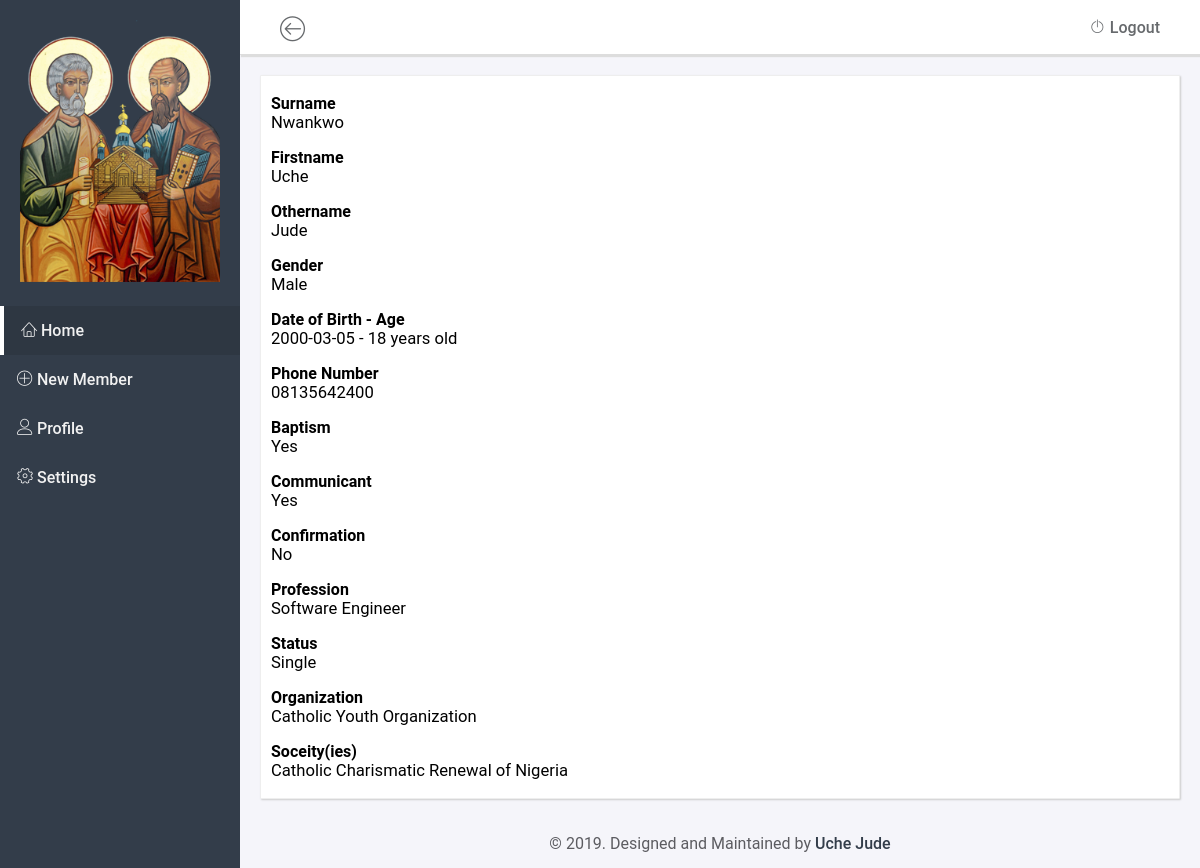
Page /family/view?id=256038 (signed in) on the committed database.
### tables this page shows
CREATE TABLE `members` (
  `id` int(11) UNSIGNED NOT NULL,
  `family` int(11) NOT NULL,
  `surname` varchar(225) NOT NULL,
  `first_name` varchar(225) NOT NULL,
  `other_name` varchar(225) NOT NULL,
  `gender` varchar(10) NOT NULL,
  `date_of_birth` varchar(50) NOT NULL,
  `age` varchar(4) NOT NULL,
  `phone_number` varchar(30) NOT NULL,
  `baptism` varchar(10) NOT NULL,
  `holy_eucharist` varchar(10) NOT NULL,
  `confirmation` varchar(10) NOT NULL,
  `profession` varchar(225) NOT NULL,
  `status` varchar(225) NOT NULL,
  `organization` varchar(225) NOT NULL,
  `soceities` varchar(1000) NOT NULL,
  `created_date` varchar(225) NOT NULL,
  `updated_date` varchar(225) NOT NULL
);

### family/view.php (the view, shortened to what this page needs)
<?php
    include_once("../src/database.php");
    include_once('templates/header.php');
?>
    <div class="container clear profile">
        <?php
            $uid = $_GET['id'];
            $getMember = $conn->query("SELECT * FROM members WHERE members.id='$uid'");
            foreach($getMember as $member) {
        ?>
            <div class="input-group">
                <label>Surname</label>
                <p><?= $member['surname']; ?></p>
            </div>
            <div class="input-group">
                <label>Firstname</label>
                <p><?= $member['first_name']; ?></p>
            </div>
            <div class="input-group">
                <label>Othername</label>
                <p><?= $member['other_name']; ?></p>
            </div>
            <div class="input-group">
                <label>Gender</label>
                <p><?= $member['gender']; ?></p>
            </div>
            <div class="input-group">
                <label>Date of Birth - Age</label>
                <p><?= $member['date_of_birth']; ?> - <?= $member['age']; ?> years old</p>
            </div>
            <div class="input-group">
                <label>Phone Number</label>
                <p>
                    <?php
                    if ($member['phone_number'] != null) {
                        echo $member['phone_number'];
                    } else {
                        echo "No Phone Number";
                    }
                    ?>
                </p>
            </div>
            <div class="input-group">
                <label>Baptism</label>
                <p><?= $member['baptism']; ?></p>
            </div>
            <div class="input-group">
                <label>Communicant</label>
                <p><?= $member['holy_eucharist']; ?></p>
            </div>
            <div class="input-group">
                <label>Confirmation</label>
                <p><?= $member['confirmation']; ?></p>
            </div>
            <div class="input-group">
                <label>Profession</label>
                <p><?= $member['profession']; ?></p>
            </div>
            <div class="input-group">
                <label>Status</label>
                <p><?= $member['status']; ?></p>
            </div>
            <div class="input-group">
                <label>Organization</label>
                <p><?= $member['organization']; ?></p>
            </div>
            <div class="input-group">
                <label>Soceity(ies)</label>
                <p>
                    <?php
                    if ($member['soceities'] != null) {
                        echo $member['soceities'];
                    } else {
                        echo "No Soceity";
                    }
                    ?>
                </p>
            </div>
            <?php
            }
        ?>
    </div>
<?php
    include_once('templates/footer.php');
?>

### family/templates/header.php (shortened to what this page needs)
<!DOCTYPE html>
<html lang="en">
<head>
    <link rel="stylesheet" href="assets/css/style.css">
    <link rel="stylesheet" href="../assets/css/font-awesome.min.css">
    <link rel="stylesheet" href="../assets/css/lnricons.css">
</head>
<body>
    <div class="body clear">
        <aside class="sidebar clear">
            <header class="clear">
                <a href="#">
                    <img class="logo" src="../assets/img/logo.png">
                </a>
            </header>
            <ul>
                <li class="active"><a href="index">
                    <span class="sideIcon"><i class="lnr lnr-home"></i></span>
                    <span class="sideText"> Home</span>
                </a></li>
                <li><a href="new">
                    <span class="sideIcon"><i class="lnr lnr-plus-circle"></i></span>
                    <span class="sideText"> New Member</span>
                </a></li>
                <li><a href="profile">
                    <span class="sideIcon"><i class="lnr lnr-user"></i></span>
                    <span class="sideText"> Profile</span>
                </a></li>
                <li><a href="settings">
                    <span class="sideIcon"><i class="lnr lnr-cog"></i></span>
                    <span class="sideText"> Settings</span>
                </a></li>
            </ul>
        </aside>
        <div class="page clear">
            <div class="pageContent clear">
                <div class="pageHeader clear">
                    <div class="left sideToggle">
                        <button class="canvasTrigger">
                            <i class="lnr lnr-arrow-left-circle"></i>
                        </button>
                    </div>
                    <div class="right logout">
                        <a href="?logout">
                            <span class="logIcon"><i class="lnr lnr-power-switch"></i></span>
                            <span class="logText">Logout</span>
                        </a>
                    </div>
                </div>
                    <div class="pageContainer">

### family/templates/footer.php (shortened to what this page needs)
            </div>
            <footer class="clear">
                <p class="copyright">
                    &copy; <?= date('Y'); ?>. Designed and Maintained by <a href="twitter.com/JudeTheGenius" target="_blank">Uche Jude</a>
                </p>
            </footer>
        </div>
    </div>
</div>
</body>
</html>

### family/assets/css/style.css (style rules this page uses)
:root { --primaryColor: #333D4A; }
* { padding: 0; margin: 0; font-family: 'roboto', sans-serif; box-sizing: border-box; outline: none; -webkit-font-smoothing: antiliased; z-index: 1; }
html, body { background: #f1f1f1; overflow: hidden; height: 100%; }
a { color: var(--primaryColor) !important; text-decoration: none; font-weight: 500; }
.clear::after { content: ""; display: block; clear: both; }
.left { float: left; }
.right { float: right; }
a { color: var(--primaryColor); text-decoration: none; }
footer { text-align: center; border: none; background: transparent; padding: 10px 5px; color: #5c5c61; }
footer p.copyright { text-align: center; padding: 5px 10px; }
.body { display: flex; flex-direction: row; height: 100%; overflow: hidden; background: #f5f5fa; }
aside.sidebar { width: 300px; background: #333D4A; min-height: 100%; max-height: 100%; }
aside.sidebar header { padding: 20px; }
aside.sidebar a { color: #f1f1f1 !important; }
aside.sidebar header img.logo { width: 100%; }
aside.sidebar ul li { padding: 15px 17px; }
div.page { width: 100%; overflow-y: scroll; }
aside.sidebar ul li.active { background: rgba(0, 0, 0, 0.1); border-left: 4px solid #fff; }
.pageHeader { background: #fff; height: 55px; border-bottom: 1px solid #ddd; box-shadow: 1px 2px 1px #ddd; font-size: 1em; color: #676a6d; }
.pageHeader a { color: #676a6d !important; }
.pageHeader .sideToggle { font-size: 1.5em; padding: 15px 0 13px 40px; }
.pageHeader .logout { padding: 18px 40px 17px 0; }
.pageContainer { padding: 20px 20px; }
.container { background: #fff; border-radius: 1px; border: 1px solid #eee; box-shadow: 1px 1px 2px #ccc; padding: 15px 10px; width: 100%; }
.pageHeader button.canvasTrigger { background: transparent; border: none; cursor: pointer; font-size: 1.1em; color: #676a6d; }
div.container.profile { padding: 5px 10px; }
div.container.profile div.input-group { margin: 10px 0; padding: 3px 0; }
div.container.profile div.input-group label { font-weight: bold; margin-bottom: 3px; font-size: 1.0; }
div.container.profile div.input-group p { font-size: 1.04em; }

### rows in the picture
members: surname "Nwankwo", first_name "Uche", other_name "Jude", gender "Male", date_of_birth "2000-03-05", age "18", phone_number "08135642400", baptism "Yes", holy_eucharist "Yes", confirmation "No", profession "Software Engineer", status "Single", organization "Catholic Youth Organization", soceities "Catholic Charismatic Renewal of Nigeria"
